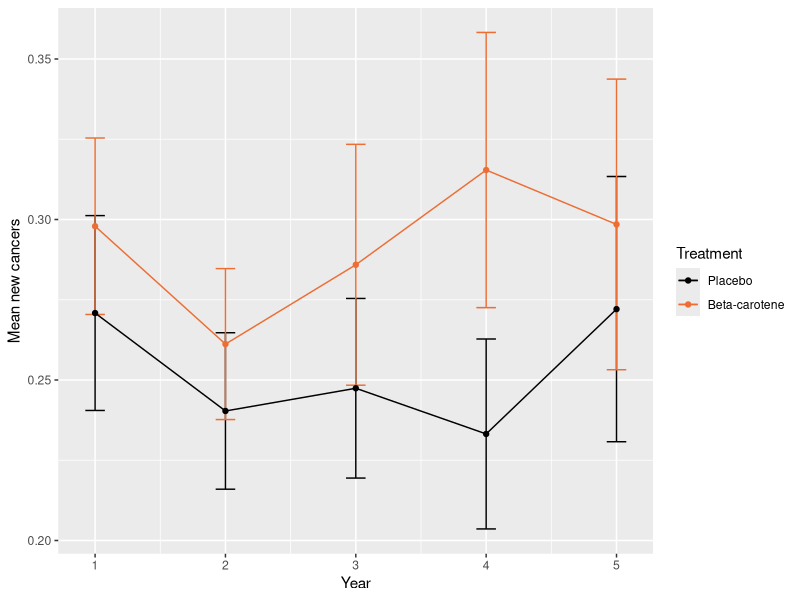

Source code (R):
## ---- chunk 1
knitr::opts_chunk$set(echo = FALSE, dev = "pdf")
library("dplyr")
library("ggplot2")
library("gee")
library("geepack")
## ---- chunk 2
# Read data
skin.data <- read.delim(file = "data/skin.txt", sep = " ", header = FALSE)

# Trim first & last columns (created by whitespace)
skin.data <- skin.data[, -c(1, ncol(skin.data))]

# Identify columns
colnames(skin.data) <- c("id", "center", "age", "skin", "gender", "prior.count", "new.count", "treatment", "year")

# Set factors as needed
factor.cols <- c("id", "center", "skin", "gender", "treatment")
for (c in factor.cols) {
  skin.data[, c] <- factor(skin.data[, c])
}
## ---- chunk 3
skin.description <- skin.data %>%
  group_by(treatment, year) %>%
  summarize(mean.new.count = mean(new.count),
            se.new.count = sd(new.count)/sqrt(length(new.count)))

skin.table <- data.frame(year = skin.description$year[1:5],
                         treat.0 = round(skin.description$mean.new.count[1:5], 3),
                         treat.1 = round(skin.description$mean.new.count[6:10], 3))

## ---- chunk 4
means.plot <- ggplot(data = skin.description, mapping = aes(x = year, y = mean.new.count, color = treatment, group = treatment)) +
  geom_errorbar(mapping = aes(x = year, ymin = (mean.new.count - se.new.count), ymax = (mean.new.count + se.new.count), width = 0.15)) +
  geom_point() +
  geom_line() +
  scale_color_manual(name = "Treatment", values = c("#000000", "#EC6E35"), labels = c("Placebo", "Beta-carotene")) +
  xlab(label = "Year") +
  ylab(label = "Mean new cancers")

print(means.plot)

## ---- chunk 5
# Fit GEE Poisson model with exchangeable (compound symmetric) correlation
simple.poisson.gee <- gee(new.count ~ year + treatment:year, # Use : syntax instead of * to suppress inclusion of treatment
                          id = id,
                          data = skin.data,
                          family = poisson,
                          corstr = "exchangeable")
simple.poisson.summary <- summary(simple.poisson.gee)

# Extract coefficient estimates
model.coefficients <- data.frame(coef(object = simple.poisson.summary))

# Calculate p-values from robust Z-scores
model.coefficients$p.value <- 2 * pnorm(q = abs(model.coefficients[, "Robust.z"]), lower.tail = FALSE)
model.coefficients$p.text <- as.character(round(model.coefficients$p.value, 3))
model.coefficients$p.text[model.coefficients$p.value < 0.001] <- "< 0.001"

# Calculate 95% C.I. from robust S.E.
model.coefficients$ci.low <- model.coefficients$Estimate - 1.96 * model.coefficients$Robust.S.E.
model.coefficients$ci.high <- model.coefficients$Estimate + 1.96 * model.coefficients$Robust.S.E.

# Extract & round only those variables we need
results.table <- data.frame(estimate = round(model.coefficients$Estimate, 3),
                            ci.low = round(model.coefficients$ci.low, 3),
                            ci.high = round(model.coefficients$ci.high, 3),
                            p.text = model.coefficients$p.text)
rownames(results.table) <- rownames(model.coefficients)
## ---- chunk 6

change <- "decreases"
if (results.table$estimate[2] > 0) {
  change <- "increases"
}

b.c.diff <- "lower"
if (results.table$estimate[3] > 0) {
  b.c.diff <- "higher"
}

b.c.change <- "decreases"
if (results.table$estimate[3] > 0) {
  b.c.change <- "increases"
}
## ---- chunk 7
# Fit GEE Poisson model with exchangeable (compound symmetric) correlation
risk.poisson.gee <- gee(new.count ~ year + treatment + center + age + skin + gender + prior.count,
                        id = id,
                        data = skin.data,
                        family = poisson,
                        corstr = "exchangeable")
risk.poisson.summary <- summary(risk.poisson.gee)

# Extract coefficient estimates & standard errors
risk.model.coefficients <- data.frame(coef(object = risk.poisson.summary))

# Calculate p-values from robust Z-scores
risk.model.coefficients$p.value <- 2 * pnorm(q = abs(risk.model.coefficients[, "Robust.z"]), lower.tail = FALSE)
risk.model.coefficients$p.text <- as.character(round(risk.model.coefficients$p.value, 3))
risk.model.coefficients$p.text[risk.model.coefficients$p.value < 0.001] <- "< 0.001"

# Extract & round only those variables we need
risk.results.table <- data.frame(estimate = round(risk.model.coefficients$Estimate, 3),
                            se = round(risk.model.coefficients$Robust.S.E., 3),
                            p.text = risk.model.coefficients$p.text)
rownames(risk.results.table) <- rownames(risk.model.coefficients)
## ---- chunk 8
# Fit GEE Poisson model with exchangeable (compound symmetric) correlation and assume no overdispersion
no.overdispersion.gee <- gee(new.count ~ year + treatment + center + age + skin + gender + prior.count,
                        id = id,
                        data = skin.data,
                        family = poisson,
                        corstr = "exchangeable",
                        scale.fix = TRUE,
                        scale.value = 1)
no.overdispersion.summary <- summary(no.overdispersion.gee)

# Extract coefficient estimates & standard errors
no.overdispersion.model.coefficients <- data.frame(coef(object = no.overdispersion.summary))

# Calculate p-values from robust Z-scores
no.overdispersion.model.coefficients$p.value <- 2 * pnorm(q = abs(no.overdispersion.model.coefficients[, "Robust.z"]), lower.tail = FALSE)
no.overdispersion.model.coefficients$p.text <- as.character(round(no.overdispersion.model.coefficients$p.value, 3))
no.overdispersion.model.coefficients$p.text[no.overdispersion.model.coefficients$p.value < 0.001] <- "< 0.001"

# Extract & round only those variables we need
no.overdispersion.results.table <- data.frame(estimate = round(no.overdispersion.model.coefficients$Estimate, 3),
                            se = round(no.overdispersion.model.coefficients$Robust.S.E., 3),
                            p.text = no.overdispersion.model.coefficients$p.text)
rownames(no.overdispersion.results.table) <- rownames(no.overdispersion.model.coefficients)
## ---- chunk 9
risk.naive <- risk.model.coefficients[, c("Naive.S.E.", "Naive.z")]
risk.naive$p.value <- 2 * pnorm(q = abs(risk.naive$Naive.z), lower.tail = FALSE)
risk.naive$p.text <- as.character(round(risk.naive$p.value, 3))
risk.naive$p.text[risk.naive$p.value < 0.001] <- "< 0.001"

no.overdispersion.naive <- no.overdispersion.model.coefficients[, c("Naive.S.E.", "Naive.z")]
no.overdispersion.naive$p.value <- 2 * pnorm(q = abs(no.overdispersion.naive$Naive.z), lower.tail = FALSE)
no.overdispersion.naive$p.text <- as.character(round(no.overdispersion.naive$p.value, 3))
no.overdispersion.naive$p.text[no.overdispersion.naive$p.value < 0.001] <- "< 0.001"
